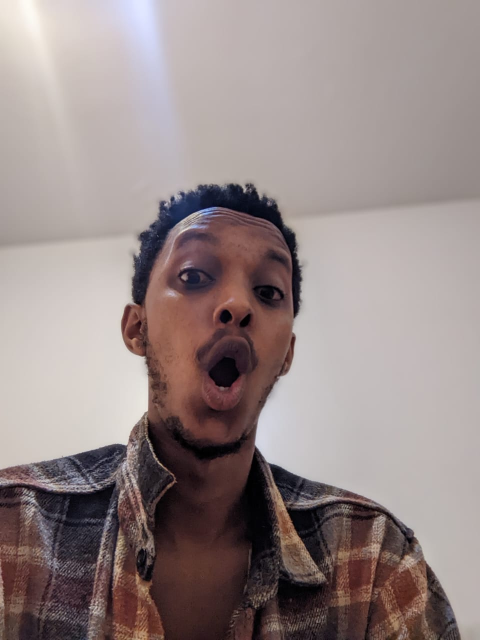
#> input picture image_data/M1_1.jpeg, 960 x 1280 px (shown at 1/2 size); its folder holds only this picture in this run
$ jupyter execute --allow-errors 02_image_processing.ipynb
#> lines starting #> are read from the running program, lines starting #| are printed output that depends on the picture
#> further down, img_bgr is the input picture: shape (1280, 960, 3); mean B, G, R 135.5, 136.6, 150.2
#| M1_1 -> (1280, 960, 3)
# Task 2: Image Data Collection and Processing

**Goal:** load each group member's 3 submitted face photos (neutral, smiling, surprised), detect and crop the face region, apply augmentations, and extract features into `image_features.csv` for the later Facial Recognition Model.

**Group members / files:** 4 members (M1-M4), 3 raw photos each in `../image_data/`. The `_1/_2/_3` suffix does **not** consistently map to the same expression across members (confirmed by visually inspecting every photo), so the mapping below was built by manual inspection rather than assumed from the filename:

| Member | `_1` | `_2` | `_3` |
|---|---|---|---|
| M1 | surprised | smiling | neutral |
| M2 | smiling | surprised | neutral |
| M3 | neutral | smiling | surprised |
| M4 | neutral | smiling | surprised |

## 1. Load raw images and metadata mapping

[cell 1]
import cv2
import numpy as np
import pandas as pd
import matplotlib.pyplot as plt
import os

IMAGE_DIR = '../image_data'
DATA_DIR = '../data/processed'

# filename (without extension) -> (member, expression), built from manual visual inspection
IMAGE_META = {
    'M1_1': ('M1', 'surprised'),
    'M1_2': ('M1', 'smiling'),
    'M1_3': ('M1', 'neutral'),
    'M2_1': ('M2', 'smiling'),
    'M2_2': ('M2', 'surprised'),
    'M2_3': ('M2', 'neutral'),
    'M3_1': ('M3', 'neutral'),
    'M3_2': ('M3', 'smiling'),
    'M3_3': ('M3', 'surprised'),
    'M4_1': ('M4', 'neutral'),
    'M4_2': ('M4', 'smiling'),
    'M4_3': ('M4', 'surprised'),
}

raw_images = {}
#> (the rest of this cell did not finish here and is left out)

[cell 2]
def show_grid(images_dict, titles_fn, ncols=3, figsize_per_cell=(3,3), cmap=None):
#> called with ncols = 3, figsize_per_cell = (3, 3)
    names = list(images_dict.keys())
#> names = ['M1_1', 'M1_2']
    nrows = int(np.ceil(len(names) / ncols))
#> nrows = 1
    fig, axes = plt.subplots(nrows, ncols, figsize=(figsize_per_cell[0]*ncols, figsize_per_cell[1]*nrows))
    axes = np.array(axes).reshape(-1)
    for ax, name in zip(axes, names):
        img = images_dict[name]
        if img.ndim == 3:
            ax.imshow(cv2.cvtColor(img, cv2.COLOR_BGR2RGB))
        else:
            ax.imshow(img, cmap=cmap or 'gray')
        ax.set_title(titles_fn(name), fontsize=10)
        ax.axis('off')
#> this loop made 2 passes
    for ax in axes[len(names):]:
        ax.axis('off')
    plt.tight_layout()
    plt.show()

#> (the rest of this cell did not finish here and is left out)

## 2. Face detection and cropping

We use OpenCV's Haar cascade face detector with histogram equalization, always keeping the **largest** detected box (this avoids false positives from background clutter being picked up as a "face"). This detects a clean face crop for all 12 photos.

[cell 3]
face_cascade = cv2.CascadeClassifier(cv2.data.haarcascades + 'haarcascade_frontalface_default.xml')

STANDARD_SIZE = (128, 128)

def detect_and_crop_face(name, img_bgr, margin_ratio=0.2):
#> called with name = 'M1_1', margin_ratio = 0.2
    gray = cv2.cvtColor(img_bgr, cv2.COLOR_BGR2GRAY)
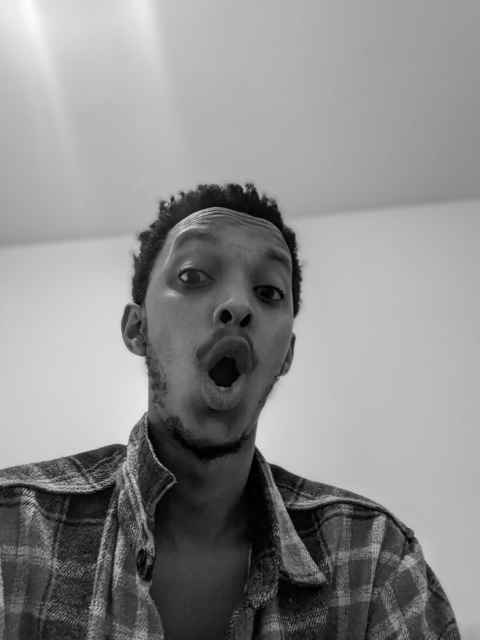
#> gray: shape (1280, 960) (shown at 1/2 size); min 0, max 251, mean 140.6
    eq = cv2.equalizeHist(gray)
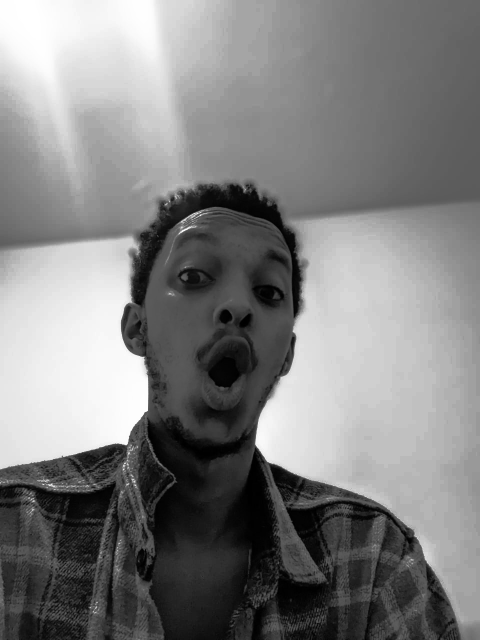
#> eq: shape (1280, 960) (shown at 1/2 size); min 0, max 255, mean 128.6
    faces = face_cascade.detectMultiScale(eq, scaleFactor=1.05, minNeighbors=4, minSize=(60, 60))
#> faces = [[4, 981, 76, 76], [255, 410, 409, 409]]
    if len(faces) == 0:
        raise RuntimeError(f'No face detected for {name}')

    x, y, w, h = max(faces, key=lambda b: b[2] * b[3])
#> x = 255; y = 410; w = 409; h = 409
    mx, my = int(w * margin_ratio), int(h * margin_ratio)
#> mx = 81; my = 81
    x0, y0 = max(0, x - mx), max(0, y - my)
#> x0 = 174; y0 = 329
    x1, y1 = min(img_bgr.shape[1], x + w + mx), min(img_bgr.shape[0], y + h + my)
#> x1 = 745; y1 = 900
    crop = img_bgr[y0:y1, x0:x1]
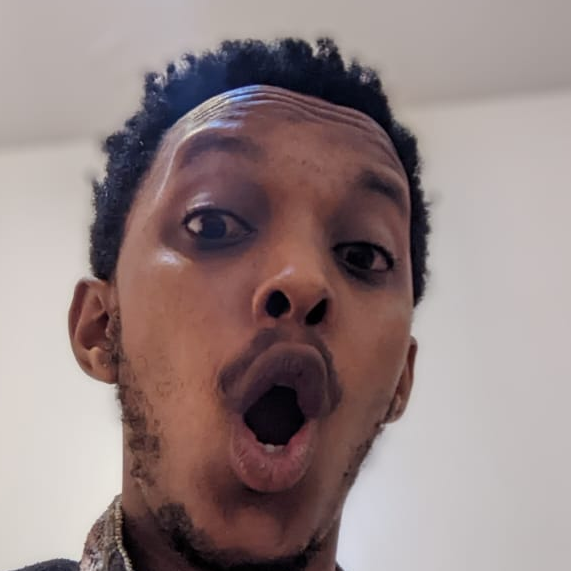
#> crop: shape (571, 571, 3); mean B, G, R 130.5, 131.1, 148.2
    return cv2.resize(crop, STANDARD_SIZE)
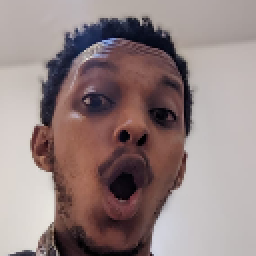
#> returned value: shape (128, 128, 3) (shown 2 times larger); mean of channels 0, 1, 2 130.5, 131, 148.2; drawn as B, G, R

#> (the rest of this cell did not finish here and is left out)

show_grid(faces, lambda n: f'{n}\n{IMAGE_META[n][0]} - {IMAGE_META[n][1]}')

## 3. Augmentations

We apply three augmentations to every cropped face, as suggested by the assignment (rotation, flipping, grayscale):
- **Rotation** by 15 degrees around the center
- **Horizontal flip**
- **Grayscale** conversion (kept as a 3-channel image so it flows through the same feature-extraction code as the color versions)

Demonstrated first on a single image, then applied to all 12.

[cell 4]
def augment_rotate(img, angle=15):
    h, w = img.shape[:2]
    M = cv2.getRotationMatrix2D((w / 2, h / 2), angle, 1.0)
    return cv2.warpAffine(img, M, (w, h), borderMode=cv2.BORDER_REPLICATE)

def augment_flip(img):
    return cv2.flip(img, 1)

def augment_grayscale(img):
    gray = cv2.cvtColor(img, cv2.COLOR_BGR2GRAY)
    return cv2.cvtColor(gray, cv2.COLOR_GRAY2BGR)

AUGMENTATIONS = {
    'original': lambda img: img,
    'rotated': augment_rotate,
    'flipped': augment_flip,
    'grayscale': augment_grayscale,
}

# demo on one sample image
demo_name = 'M1_2'
#> (the rest of this cell did not finish here and is left out)

[cell 5]
augmented_faces = {}
#> (the rest of this cell did not finish here and is left out)

## 4. Feature extraction

For each image (original + augmented versions) we extract:
- **Pixel embedding**: the face resized to 32x32 grayscale, flattened and normalized to [0,1] (1024 values) — a simple embedding that preserves spatial layout, which histograms alone discard.
- **Grayscale histogram**: 32 bins, normalized.
- **Color histograms**: 32 bins per B/G/R channel, normalized.
- **Summary stats**: mean intensity, std intensity, edge density (fraction of Canny edge pixels).

These are saved with metadata (`member`, `expression`, `augmentation`, `source_file`) into `image_features.csv`.

[cell 6]
def extract_features(img_bgr):
    gray = cv2.cvtColor(img_bgr, cv2.COLOR_BGR2GRAY)

    embed = cv2.resize(gray, (32, 32)).flatten().astype(np.float32) / 255.0

    gray_hist = cv2.calcHist([gray], [0], None, [32], [0, 256]).flatten()
    gray_hist = gray_hist / (gray_hist.sum() + 1e-8)

    color_hists = []
    for ch in range(3):
        h = cv2.calcHist([img_bgr], [ch], None, [32], [0, 256]).flatten()
        color_hists.append(h / (h.sum() + 1e-8))

    edges = cv2.Canny(gray, 100, 200)
    edge_density = np.mean(edges > 0)

    features = {}
    for i, v in enumerate(embed):
        features[f'embed_{i}'] = v
    for i, v in enumerate(gray_hist):
        features[f'gray_hist_{i}'] = v
    for ch_name, hist in zip(['b', 'g', 'r'], color_hists):
        for i, v in enumerate(hist):
            features[f'{ch_name}_hist_{i}'] = v
    features['mean_intensity'] = float(np.mean(gray))
    features['std_intensity'] = float(np.std(gray))
    features['edge_density'] = float(edge_density)
    return features

rows = []
for key, img in augmented_faces.items():
    name, aug_name = key.split('__')
    member, expression = IMAGE_META[name]
    feats = extract_features(img)
    row = {'source_file': name, 'member': member, 'expression': expression, 'augmentation': aug_name}
    row.update(feats)
    rows.append(row)

image_features = pd.DataFrame(rows)
print('image_features shape:', image_features.shape)
image_features.head()
